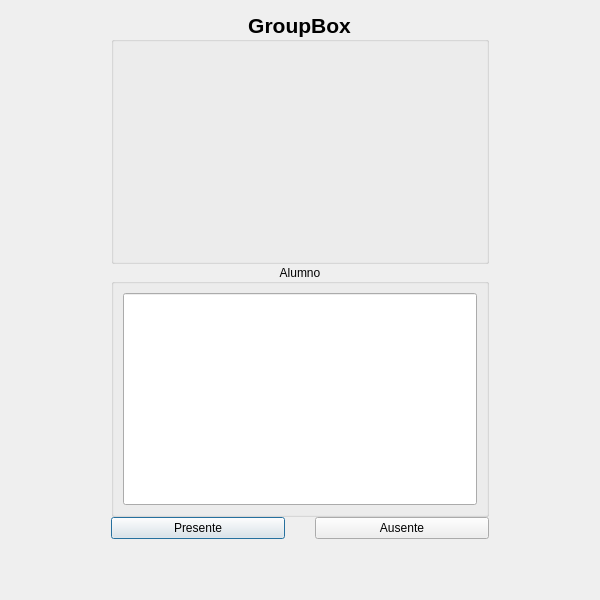
<?xml version="1.0" encoding="UTF-8"?>
<ui version="4.0">
 <class>Tomarasistencia3</class>
 <widget class="QDialog" name="Tomarasistencia3">
  <property name="geometry">
   <rect>
    <x>0</x>
    <y>0</y>
    <width>600</width>
    <height>600</height>
   </rect>
  </property>
  <property name="sizePolicy">
   <sizepolicy hsizetype="Expanding" vsizetype="Expanding">
    <horstretch>0</horstretch>
    <verstretch>0</verstretch>
   </sizepolicy>
  </property>
  <property name="minimumSize">
   <size>
    <width>600</width>
    <height>600</height>
   </size>
  </property>
  <property name="maximumSize">
   <size>
    <width>16777215</width>
    <height>16777215</height>
   </size>
  </property>
  <property name="windowTitle">
   <string>Dialog</string>
  </property>
  <layout class="QGridLayout" name="gridLayout">
   <item row="0" column="0">
    <layout class="QVBoxLayout" name="verticalLayout">
     <property name="spacing">
      <number>0</number>
     </property>
     <property name="leftMargin">
      <number>100</number>
     </property>
     <property name="rightMargin">
      <number>100</number>
     </property>
     <property name="bottomMargin">
      <number>50</number>
     </property>
     <item>
      <widget class="QGroupBox" name="groupBoxFecha">
       <property name="minimumSize">
        <size>
         <width>0</width>
         <height>0</height>
        </size>
       </property>
       <property name="maximumSize">
        <size>
         <width>16777215</width>
         <height>16777215</height>
        </size>
       </property>
       <property name="font">
        <font>
         <pointsize>16</pointsize>
         <weight>75</weight>
         <bold>true</bold>
        </font>
       </property>
       <property name="title">
        <string>GroupBox</string>
       </property>
       <property name="alignment">
        <set>Qt::AlignCenter</set>
       </property>
      </widget>
     </item>
     <item>
      <widget class="QGroupBox" name="groupBox_2">
       <property name="minimumSize">
        <size>
         <width>0</width>
         <height>0</height>
        </size>
       </property>
       <property name="maximumSize">
        <size>
         <width>16777215</width>
         <height>16777215</height>
        </size>
       </property>
       <property name="title">
        <string>Alumno</string>
       </property>
       <property name="alignment">
        <set>Qt::AlignCenter</set>
       </property>
       <layout class="QGridLayout" name="gridLayout_2">
        <item row="0" column="0">
         <widget class="QLineEdit" name="lineEdit">
          <property name="sizePolicy">
           <sizepolicy hsizetype="Preferred" vsizetype="Preferred">
            <horstretch>0</horstretch>
            <verstretch>0</verstretch>
           </sizepolicy>
          </property>
          <property name="maximumSize">
           <size>
            <width>16777215</width>
            <height>16777215</height>
           </size>
          </property>
          <property name="alignment">
           <set>Qt::AlignCenter</set>
          </property>
          <property name="readOnly">
           <bool>true</bool>
          </property>
         </widget>
        </item>
       </layout>
      </widget>
     </item>
     <item>
      <layout class="QHBoxLayout" name="horizontalLayout">
       <property name="spacing">
        <number>30</number>
       </property>
       <property name="leftMargin">
        <number>0</number>
       </property>
       <property name="rightMargin">
        <number>0</number>
       </property>
       <item>
        <widget class="QPushButton" name="pushButton_2">
         <property name="text">
          <string>Presente</string>
         </property>
        </widget>
       </item>
       <item>
        <widget class="QPushButton" name="pushButton">
         <property name="text">
          <string>Ausente</string>
         </property>
        </widget>
       </item>
      </layout>
     </item>
    </layout>
   </item>
  </layout>
 </widget>
 <resources/>
 <connections/>
</ui>
